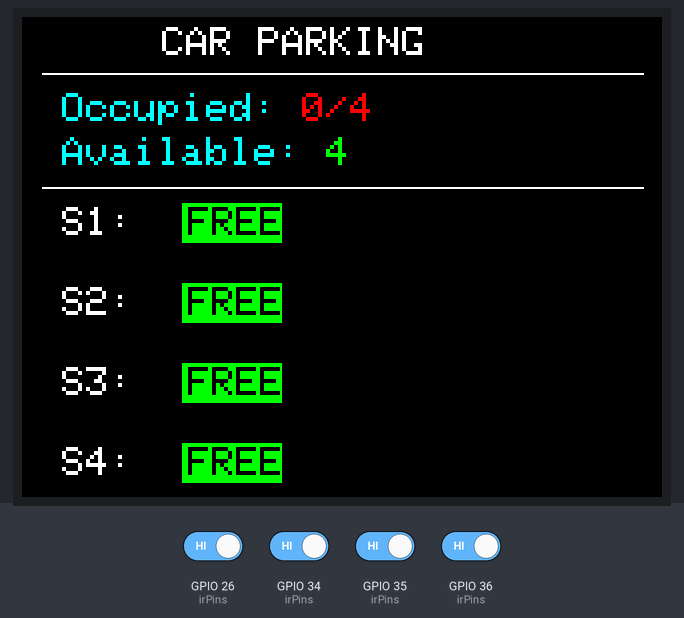
Bench run of a program on a simulated ESP32. Parts: 320×240 colour display. The test bench sets the inputs (shaded band); at power-on: GPIO 26 (irPins), GPIO 34 (irPins), GPIO 35 (irPins), GPIO 36 (irPins) HIGH. WiFi joins after 1.5 s; servers stay silent unless stated; uploads are accepted with an empty reply; the local clock reads 2024-03-15 10:24:30 at power-on unless the program sets it; no MQTT or app messages arrive unless stated; what the program prints to the serial monitor is not drawn.

Above: at 3.2 s.
3.3 s: GPIO 26 (irPins) driven LOW
At 5.0 s:
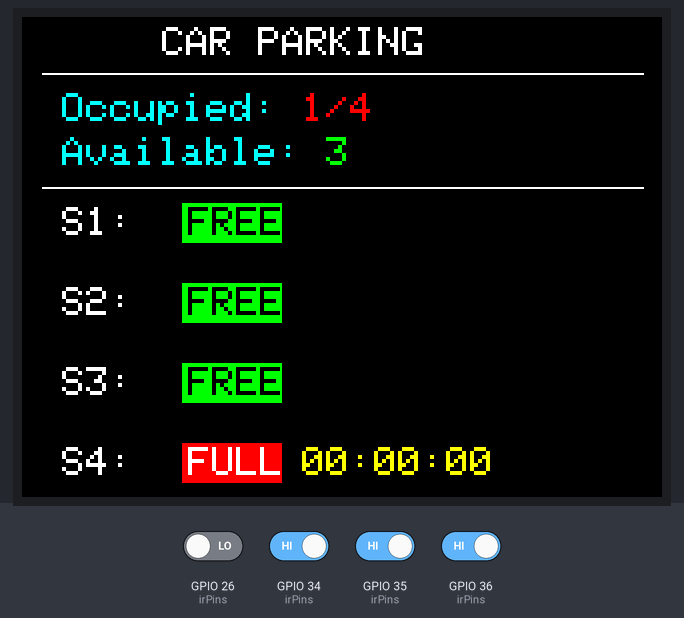
6.3 s: GPIO 34 (irPins) driven LOW
At 8.1 s:
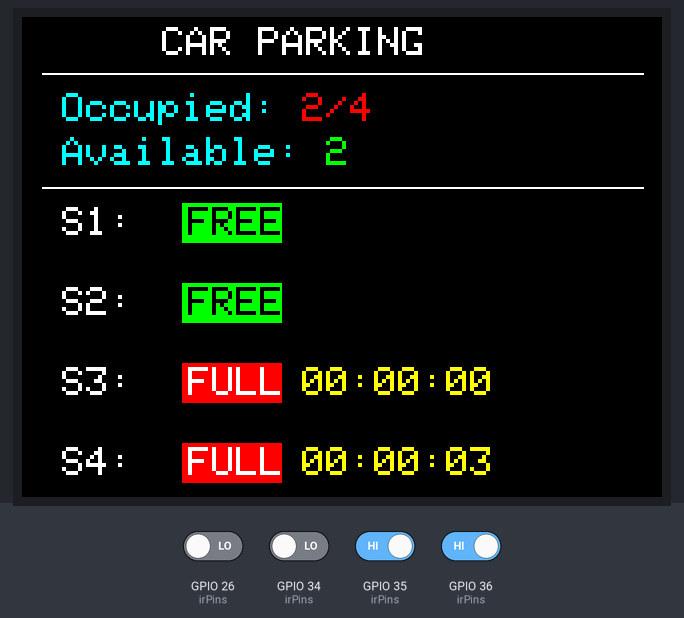
9.3 s: GPIO 26 (irPins) driven HIGH
At 12.1 s:
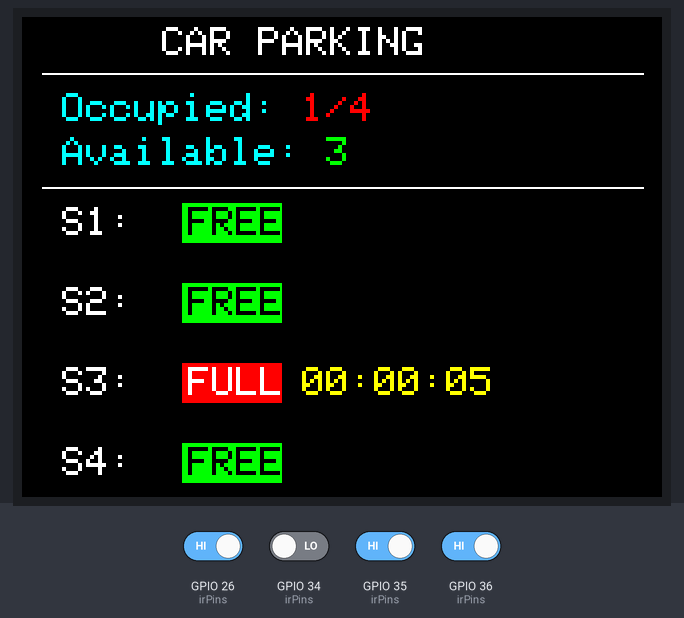
12.3 s: GPIO 34 (irPins) driven HIGH
At 13.0 s:
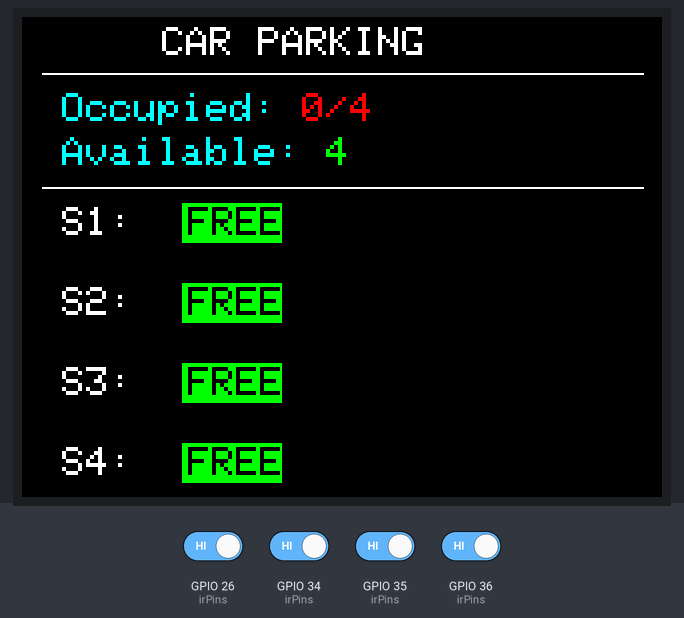
13.9 s: GPIO 35 (irPins) driven LOW
At 15.4 s:
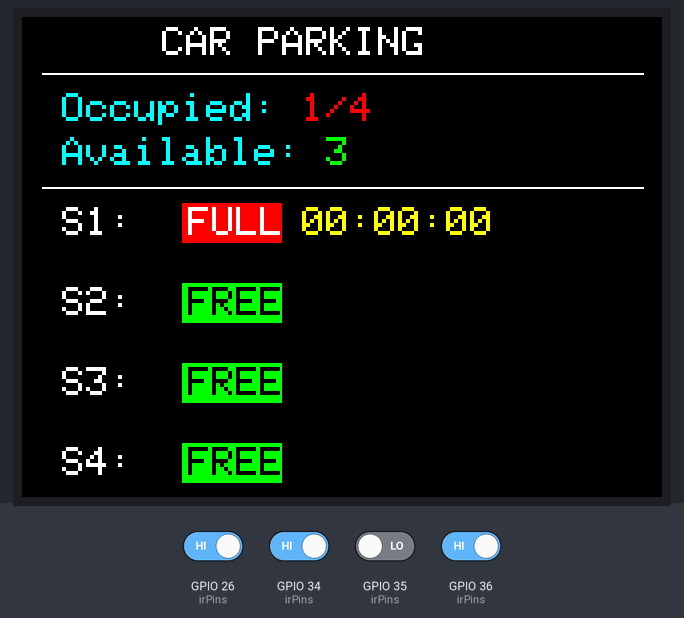
16.9 s: GPIO 36 (irPins) driven LOW
At 18.5 s:
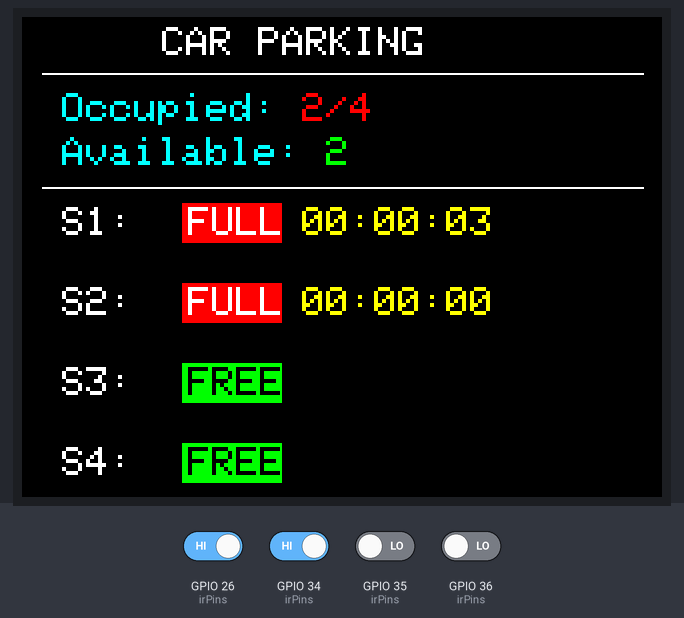
Timing chart, 0 to 20.0 s (numbered marks = the images above; inputs shaded):
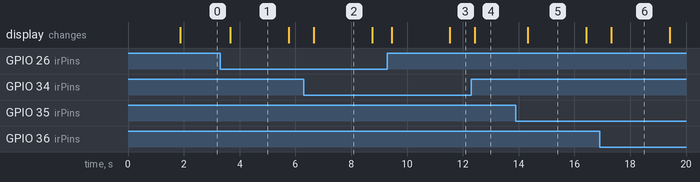

The program:

main.cpp
```cpp
#include <Arduino.h>
#include <PubSubClient.h>
#include <WiFi.h>
#include <SPI.h>
#include <Adafruit_GFX.h>
#include <Adafruit_ILI9341.h>
#include <HTTPClient.h>
#include <time.h>

// ===== WiFi =====
const char *ssid = "iPhone";
const char *password = "avocado1";

WiFiClient wifiClient;

// ===== NETPIE =====
const char *mqttServer = "mqtt.netpie.io";
const int mqttPort = 1883;
const char *mqttClientId = "ba136572-526c-413f-aa9e-59b5ac140196";
const char *mqttUser = "4LTrPF8abS7fY6GwmNQNdvpeF7unQum8";
const char *mqttPassword = "ph9H6DXvNz2yUP2qpcMobzXGJzC55DcZ";

const char *shadow_pub = "@shadow/data/update";
const char *msg_pub = "@msg/parking";
const char *control_sub = "@msg/parking/control";

PubSubClient mqttClient(wifiClient);

// ===== Firebase =====
#define DATABASE_URL "https://carparking-982c9-default-rtdb.asia-southeast1.firebasedatabase.app/parking.json"

// ===== TFT Display (ILI9341 SPI) =====
#define TFT_CS  33
#define TFT_RST  4
#define TFT_DC   25

Adafruit_ILI9341 tft = Adafruit_ILI9341(TFT_CS, TFT_DC, TFT_RST);

// ===== IR Sensors =====
#define IR1 35
#define IR2 36
#define IR3 34
#define IR4 26

const int irPins[] = {IR1, IR2, IR3, IR4};
const int NUM_SLOTS = 4;

int prevStatus[NUM_SLOTS] = {-1, -1, -1, -1};
time_t entryTime[NUM_SLOTS] = {0, 0, 0, 0};

unsigned long lastShadowUpdate = 0;
const unsigned long shadowInterval = 2000;

bool sensorEnabled = true;

// ===== Function Prototypes =====
String getTimeString(time_t t);
String getDateTimeString(time_t t);
String getDurationString(time_t start, time_t now);

void setup_wifi();
void mqttCallback(char* topic, byte* payload, unsigned int length);
void reconnectMQTT();
void publishShadow();
void logParkingHistoryToFirebase(int slot, time_t entryTimeValue);
void sendToFirebase();
void updateDisplay();

// -------------------- Time Helpers --------------------
String getTimeString(time_t t) {
  struct tm* ti = localtime(&t);
  char buf[20];
  strftime(buf, sizeof(buf), "%H:%M:%S", ti);
  return String(buf);
}

String getDateTimeString(time_t t) {
  struct tm* ti = localtime(&t);
  char buf[25];
  strftime(buf, sizeof(buf), "%Y-%m-%dT%H:%M:%S", ti);
  return String(buf);
}

String getDurationString(time_t start, time_t now) {
  long diff = (long)difftime(now, start);
  int h = diff / 3600;
  int m = (diff % 3600) / 60;
  int s = diff % 60;
  char buf[12];
  snprintf(buf, sizeof(buf), "%02d:%02d:%02d", h, m, s);
  return String(buf);
}

// -------------------- WiFi --------------------
void setup_wifi() {
  Serial.println();
  Serial.print("Connecting to ");
  Serial.println(ssid);

  WiFi.mode(WIFI_STA);
  if (strlen(password) == 0) {
    WiFi.begin(ssid);
  } else {
    WiFi.begin(ssid, password);
  }

  int retry = 0;
  while (WiFi.status() != WL_CONNECTED) {
    delay(500);
    Serial.print(".");
    retry++;
    if (retry > 40) {
      Serial.println("\nWiFi connect failed! restart...");
      ESP.restart();
    }
  }

  Serial.println("\nWiFi connected");
  Serial.println(WiFi.localIP());
}

// -------------------- MQTT Callback --------------------
void mqttCallback(char* topic, byte* payload, unsigned int length) {
  String msg = "";
  for (unsigned int i = 0; i < length; i++) {
    msg += (char)payload[i];
  }

  Serial.print("Message arrived [");
  Serial.print(topic);
  Serial.print("]: ");
  Serial.println(msg);

  if (String(topic) == control_sub) {
    if (msg.indexOf("\"sensor\":\"on\"") >= 0) {
      sensorEnabled = true;
      Serial.println("Sensor ENABLED");
      publishShadow();
      updateDisplay();
      sendToFirebase();
    } else if (msg.indexOf("\"sensor\":\"off\"") >= 0) {
      sensorEnabled = false;
      Serial.println("Sensor DISABLED");
      publishShadow();
      updateDisplay();
      sendToFirebase();
    }
  }
}

// -------------------- MQTT Reconnect --------------------
void reconnectMQTT() {
  while (!mqttClient.connected()) {
    Serial.println("Connecting to NETPIE...");
    if (mqttClient.connect(mqttClientId, mqttUser, mqttPassword)) {
      Serial.println("MQTT connected");
      mqttClient.subscribe(control_sub);
    } else {
      Serial.print("failed rc=");
      Serial.println(mqttClient.state());
      delay(5000);
    }
  }
}

// -------------------- Publish MQTT --------------------
void publishShadow() {
  int ir[NUM_SLOTS];

  for (int i = 0; i < NUM_SLOTS; i++) {
    if (sensorEnabled) {
      ir[i] = (digitalRead(irPins[i]) == LOW) ? 1 : 0;
    } else {
      ir[i] = 0;
    }
  }

  String msg = "{ \"data\": {";
  msg += "\"ir1\":" + String(ir[0]) + ",";
  msg += "\"ir2\":" + String(ir[1]) + ",";
  msg += "\"ir3\":" + String(ir[2]) + ",";
  msg += "\"ir4\":" + String(ir[3]) + ",";
  msg += "\"sensor_enabled\":" + String(sensorEnabled ? 1 : 0);
  msg += "} }";

  Serial.println("Publish: " + msg);
  mqttClient.publish(shadow_pub, msg.c_str());
  mqttClient.publish(msg_pub, msg.c_str());
}

// -------------------- Firebase History --------------------
void logParkingHistoryToFirebase(int slot, time_t entryTimeValue) {
  HTTPClient http;
  String url = "https://carparking-982c9-default-rtdb.asia-southeast1.firebasedatabase.app/history.json";

  String payload = "{";
  payload += "\"slot\":" + String(slot + 1) + ",";
  payload += "\"entry_time\":\"" + getDateTimeString(entryTimeValue) + "\",";
  payload += "\"timestamp\":\"" + getDateTimeString(time(nullptr)) + "\"";
  payload += "}";

  http.begin(url);
  http.addHeader("Content-Type", "application/json");
  int httpResponseCode = http.POST(payload);

  if (httpResponseCode > 0) {
    Serial.println("History logged: " + http.getString());
  } else {
    Serial.println("Error logging history. Code: " + String(httpResponseCode));
  }

  http.end();
}

// -------------------- Firebase Current Status --------------------
void sendToFirebase() {
  HTTPClient http;
  String url = DATABASE_URL;

  int ir[NUM_SLOTS];
  int occupied = 0;

  for (int i = 0; i < NUM_SLOTS; i++) {
    if (sensorEnabled) {
      ir[i] = (digitalRead(irPins[i]) == LOW) ? 1 : 0;
    } else {
      ir[i] = 0;
    }

    if (ir[i]) occupied++;
  }

  int available = NUM_SLOTS - occupied;
  time_t now = time(nullptr);

  String payload = "{";
  for (int i = 0; i < NUM_SLOTS; i++) {
    payload += "\"slot" + String(i + 1) + "\": {";
    payload += "\"status\": " + String(ir[i]) + ",";

    if (ir[i] && entryTime[i] > 0 && sensorEnabled) {
      payload += "\"entry_time\": \"" + getDateTimeString(entryTime[i]) + "\",";
      payload += "\"duration\": \"" + getDurationString(entryTime[i], now) + "\"";
    } else {
      payload += "\"entry_time\": \"\",";
      payload += "\"duration\": \"\"";
    }

    payload += "},";
  }

  payload += "\"summary\": {";
  payload += "\"occupied\": " + String(occupied) + ",";
  payload += "\"available\": " + String(available) + ",";
  payload += "\"total\": " + String(NUM_SLOTS) + ",";
  payload += "\"sensor_enabled\": " + String(sensorEnabled ? 1 : 0) + ",";
  payload += "\"updated\": \"" + getDateTimeString(now) + "\"";
  payload += "}}";

  http.begin(url);
  http.addHeader("Content-Type", "application/json");
  int httpResponseCode = http.PUT(payload);

  if (httpResponseCode > 0) {
    Serial.println("Firebase response: " + http.getString());
  } else {
    Serial.println("Error sending to Firebase. Code: " + String(httpResponseCode));
  }

  http.end();
}

// -------------------- TFT Display --------------------
void updateDisplay() {
  if (!sensorEnabled) {
    tft.fillScreen(ILI9341_BLACK);
    tft.setTextSize(2);
    tft.setTextColor(ILI9341_WHITE);
    tft.setCursor(70, 20);
    tft.println("CAR PARKING");

    tft.drawLine(10, 50, 310, 50, ILI9341_WHITE);

    tft.setTextSize(2);
    tft.setTextColor(ILI9341_RED);
    tft.setCursor(35, 100);
    tft.println("SENSOR DISABLED");
    return;
  }

  int occupied = 0;
  for (int i = 0; i < NUM_SLOTS; i++) {
    if (digitalRead(irPins[i]) == LOW) {
      occupied++;
    }
  }
  int available = NUM_SLOTS - occupied;

  tft.fillScreen(ILI9341_BLACK);

  tft.setTextSize(2);
  tft.setTextColor(ILI9341_WHITE);
  tft.setCursor(70, 5);
  tft.println("CAR PARKING");

  tft.drawLine(10, 28, 310, 28, ILI9341_WHITE);

  tft.setCursor(20, 38);
  tft.setTextColor(ILI9341_CYAN);
  tft.print("Occupied: ");
  tft.setTextColor(ILI9341_RED);
  tft.println(String(occupied) + "/" + String(NUM_SLOTS));

  tft.setCursor(20, 60);
  tft.setTextColor(ILI9341_CYAN);
  tft.print("Available: ");
  tft.setTextColor(ILI9341_GREEN);
  tft.println(available);

  tft.drawLine(10, 85, 310, 85, ILI9341_WHITE);

  time_t now = time(nullptr);
  for (int i = 0; i < NUM_SLOTS; i++) {
    int y = 95 + i * 40;
    int det = (digitalRead(irPins[i]) == LOW) ? 1 : 0;

    tft.setCursor(20, y);
    tft.setTextSize(2);
    tft.setTextColor(ILI9341_WHITE);
    tft.print("S" + String(i + 1) + ":");

    if (det) {
      tft.fillRect(80, y - 2, 50, 20, ILI9341_RED);
      tft.setTextColor(ILI9341_WHITE);
      tft.setCursor(83, y);
      tft.print("FULL");

      if (entryTime[i] > 0) {
        tft.setTextColor(ILI9341_YELLOW);
        tft.setCursor(140, y);
        tft.print(getDurationString(entryTime[i], now));
      }
    } else {
      tft.fillRect(80, y - 2, 50, 20, ILI9341_GREEN);
      tft.setTextColor(ILI9341_BLACK);
      tft.setCursor(83, y);
      tft.print("FREE");
    }
  }
}

// -------------------- Setup --------------------
void setup() {
  Serial.begin(115200);

  for (int i = 0; i < NUM_SLOTS; i++) {
    pinMode(irPins[i], INPUT);
  }

  tft.begin();
  tft.setRotation(1);
  tft.fillScreen(ILI9341_BLACK);
  tft.setTextSize(3);
  tft.setTextColor(ILI9341_YELLOW);
  tft.setCursor(30, 100);
  tft.println("Starting...");

  setup_wifi();

  configTime(7 * 3600, 0, "pool.ntp.org");
  Serial.println("Waiting for NTP time sync...");
  while (time(nullptr) < 100000) {
    delay(500);
    Serial.print(".");
  }
  Serial.println("\nTime synced!");

  mqttClient.setServer(mqttServer, mqttPort);
  mqttClient.setBufferSize(512);
  mqttClient.setCallback(mqttCallback);
  reconnectMQTT();

  Serial.println("Parking System Started");

  for (int i = 0; i < NUM_SLOTS; i++) {
    prevStatus[i] = digitalRead(irPins[i]);
  }

  publishShadow();
  updateDisplay();
  sendToFirebase();
}

// -------------------- Loop --------------------
void loop() {
  if (!mqttClient.connected()) {
    reconnectMQTT();
  }
  mqttClient.loop();

  if (!sensorEnabled) {
    unsigned long now = millis();
    if (now - lastShadowUpdate >= shadowInterval) {
      publishShadow();
      updateDisplay();
      sendToFirebase();
      lastShadowUpdate = now;
    }
    delay(200);
    return;
  }

  bool changed = false;

  for (int i = 0; i < NUM_SLOTS; i++) {
    int current = digitalRead(irPins[i]);

    if (current != prevStatus[i]) {
      int detected = (current == LOW) ? 1 : 0;
      Serial.println("ir " + String(i + 1) + " = " + String(detected));

      if (detected == 1 && prevStatus[i] != LOW) {
        entryTime[i] = time(nullptr);
        Serial.println("Slot " + String(i + 1) + " entry at: " + getDateTimeString(entryTime[i]));
        logParkingHistoryToFirebase(i, entryTime[i]);
      } else if (detected == 0 && prevStatus[i] == LOW) {
        if (entryTime[i] > 0) {
          String duration = getDurationString(entryTime[i], time(nullptr));
          Serial.println("Slot " + String(i + 1) + " exit. Duration: " + duration);
        }
        entryTime[i] = 0;
      }

      prevStatus[i] = current;
      changed = true;
    }
  }

  unsigned long now = millis();
  if (changed || (now - lastShadowUpdate >= shadowInterval)) {
    publishShadow();
    updateDisplay();
    sendToFirebase();
    lastShadowUpdate = now;
  }

  delay(200);
}
```

Measured:
- after the input at 3.3 s, the display: changes after 0.37 s (image 1)
- after the input at 6.3 s, the display: changes after 0.35 s (image 2)
- after the input at 9.3 s, the display: first changes after 0.15 s (image 3 shows a later state)
- after the input at 12.3 s, the display: changes after 0.13 s (image 4)
- after the input at 13.9 s, the display: changes after 0.43 s (image 5)
